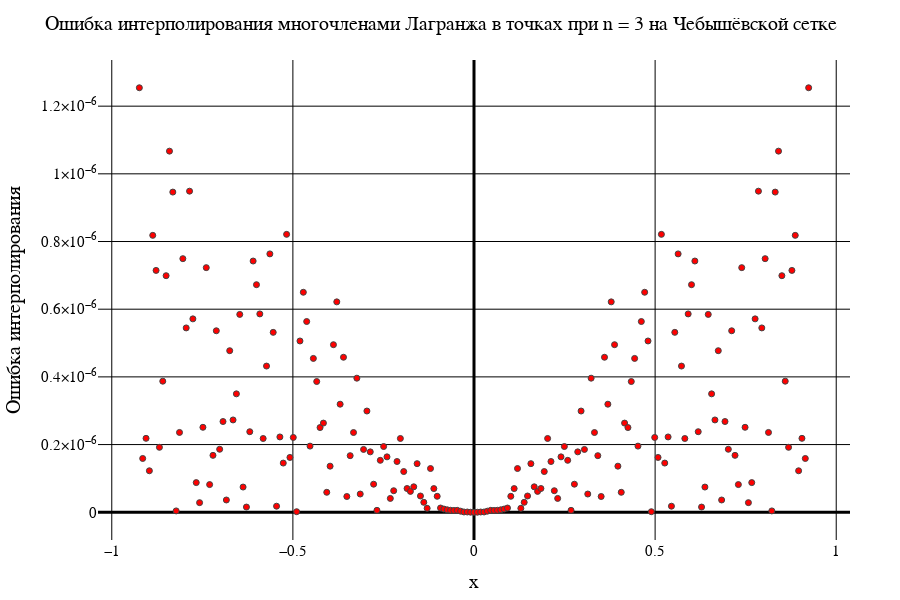

The notebook cell this image was saved under:
### Code cell
data2[2]

### Figure 1 — Plotly figure (JSON) as saved in the notebook; plotly's stock layout.template omitted (floating-point values rounded to 4 significant figures; data arrays with more than 128 entries replaced by an {"elided": "..."} marker saying what was removed)
{"data": [{"marker": {"color": "red", "line": {"width": 1}, "showline": true}, "mode": "markers", "type": "scatter", "x": {"elided": "201 float values"}, "y": {"elided": "201 float values"}}], "layout": {"coloraxis": {"outlinecolor": "black"}, "font": {"color": "black", "family": "Times New Roman"}, "height": 600, "margin": {"b": 50, "l": 50, "r": 50, "t": 60}, "paper_bgcolor": "white", "plot_bgcolor": "white", "title": {"autosize": false, "font": {"color": "black", "family": "Times New Roman", "size": 20}, "paper_bgcolor": "red", "text": "Ошибка интерполирования многочленами Лагранжа в точках при n = 3 на Чебышёвской сетке"}, "width": 900, "xaxis": {"color": "black", "gridcolor": "black", "gridwidth": 1, "tickfont": {"size": 15}, "title": {"font": {"color": "black", "family": "Times New Roman", "size": 20}, "text": "x"}, "zerolinecolor": "black", "zerolinewidth": 3}, "yaxis": {"exponentformat": "power", "gridcolor": "black", "gridwidth": 1, "tickfont": {"size": 15}, "title": {"font": {"color": "black", "family": "Times New Roman", "size": 20}, "text": "Ошибка интерполирования"}, "zerolinecolor": "black", "zerolinewidth": 3}}}
